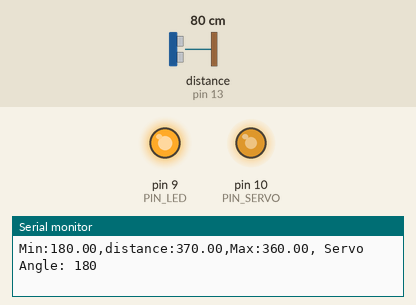
A sketch run on a simulated Arduino Uno, built with avr-gcc and run on an emulated ATmega328P. Shown: output pins drawn as LEDs (lit = HIGH), the last lines printed to the serial monitor. Wiring (inferred from the names in the program): ultrasonic range finder: trigger pin 12; echo pin 13. Dashed ring = blinking. The inputs (shaded band) are chosen by the test bench; at power-on: distance to the obstacle (sensor on pin 13) 80 cm. The echo pulse lasts 58.3 µs per cm; pins used as bus, display or sensor lines are not drawn.

Above: at 1.2 s.
1.3 s: distance to the obstacle (sensor on pin 13) set to 18 cm
At 1.87 s:
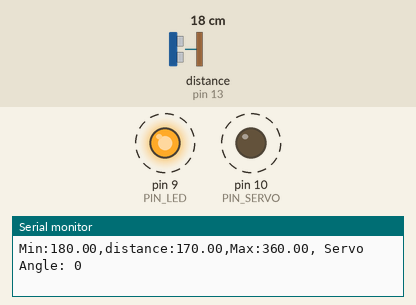
4.3 s: distance to the obstacle (sensor on pin 13) set to 35 cm
5.8 s: distance to the obstacle (sensor on pin 13) set to 2 cm
At 6.7 s:
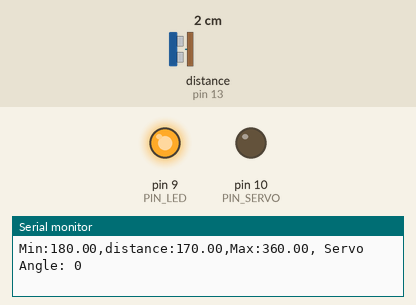
7.3 s: distance to the obstacle (sensor on pin 13) set to 60 cm
At 8.0 s:
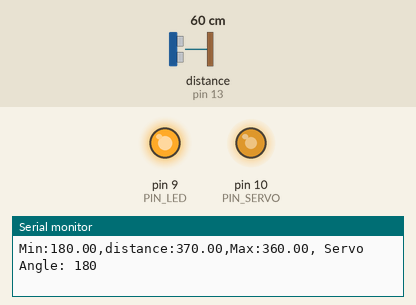
Timing chart, 0 to 9.8 s (numbered marks = the images above; inputs shaded):
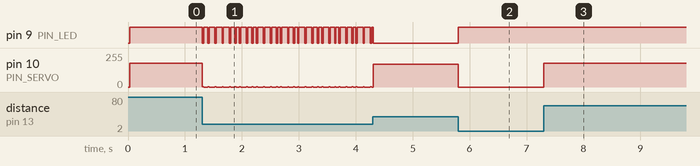

The sketch:

11P07.ino
```cpp
// Arduino pin assignment
#define PIN_LED  9
#define PIN_TRIG 12   // sonar sensor TRIGGER
#define PIN_ECHO 13   // sonar sensor ECHO
#define PIN_SERVO 10   // 서보 모터 핀 추가

// configurable parameters
#define SND_VEL 346.0     // sound velocity at 24 celsius degree (unit: m/sec)
#define INTERVAL 25        // sampling interval (unit: msec)
#define PULSE_DURATION 10  // ultra-sound Pulse Duration (unit: usec)
#define _DIST_MIN 180.0    // 최소 거리 (단위: mm)
#define _DIST_MAX 360.0    // 최대 거리 (단위: mm)

#define TIMEOUT ((INTERVAL / 2) * 1000.0) // maximum echo waiting time (unit: usec)
#define SCALE (0.001 * 0.5 * SND_VEL) // coefficient to convert duration to distance

unsigned long last_sampling_time;   // unit: msec

void setup() {
  // initialize GPIO pins
  pinMode(PIN_LED, OUTPUT);
  pinMode(PIN_TRIG, OUTPUT);  // sonar TRIGGER
  pinMode(PIN_ECHO, INPUT);   // sonar ECHO
  pinMode(PIN_SERVO, OUTPUT);  // 서보 핀 설정
  digitalWrite(PIN_TRIG, LOW);  // turn-off Sonar

  // initialize serial port
  Serial.begin(57600);
}

void loop() {
  float distance;

  // wait until next sampling time.
  if (millis() < (last_sampling_time + INTERVAL))
    return;

  distance = USS_measure(PIN_TRIG, PIN_ECHO); // read distance

  // 거리 기반 서보 각도 제어
  int servoAngle = calculateServoAngle(distance); // 서보 각도 계산
  analogWrite(PIN_SERVO, servoAngle); // 서보에 각도 적용

  // LED 상태 제어
  if ((distance == 0.0) || (distance > _DIST_MAX)) {
      distance = _DIST_MAX + 10.0;    // Set Higher Value
      digitalWrite(PIN_LED, 1);       // LED OFF
  } else if (distance < _DIST_MIN) {
      distance = _DIST_MIN - 10.0;    // Set Lower Value
      digitalWrite(PIN_LED, 1);       // LED OFF
  } else {    // In desired Range
      digitalWrite(PIN_LED, 0);       // LED ON
  }

  // output the distance to the serial port
  Serial.print("Min:");        Serial.print(_DIST_MIN);
  Serial.print(",distance:");  Serial.print(distance);
  Serial.print(",Max:");       Serial.print(_DIST_MAX);
  Serial.print(", Servo Angle: "); Serial.print(servoAngle);
  Serial.println("");

  last_sampling_time += INTERVAL;
}

// 거리 측정 함수
float USS_measure(int TRIG, int ECHO)
{
  digitalWrite(TRIG, HIGH);
  delayMicroseconds(PULSE_DURATION);
  digitalWrite(TRIG, LOW);

  return pulseIn(ECHO, HIGH, TIMEOUT) * SCALE; // unit: mm
}

// 거리로부터 서보 각도를 계산하는 함수
int calculateServoAngle(float distance) {
  if (distance <= 180) {
      return 0; // 거리 18cm 이하: 각도 0도
  } else if (distance > 180 && distance <= 360) {
      // 거리 18~36cm 사이의 경우 0~180도 비례 계산
      return map(distance, 180, 360, 0, 180);
  } else {
      return 180; // 거리 36cm 이상: 각도 180도
  }
}
```

Measured:
- after the input at 1.3 s, pin 9 (PIN_LED): alternates HIGH for 0.08 s and LOW for 0.02 s, starting at once; pin 10 (PIN_SERVO): alternates 1/255 for 0.02 s and 0/255 for 0.08 s, starting at once
- after the input at 5.8 s, pin 9 (PIN_LED): LOW → HIGH at once; pin 10 (PIN_SERVO): 169/255 → 0/255 at once
- after the input at 7.3 s, pin 10 (PIN_SERVO): 0/255 → 180/255 at once
